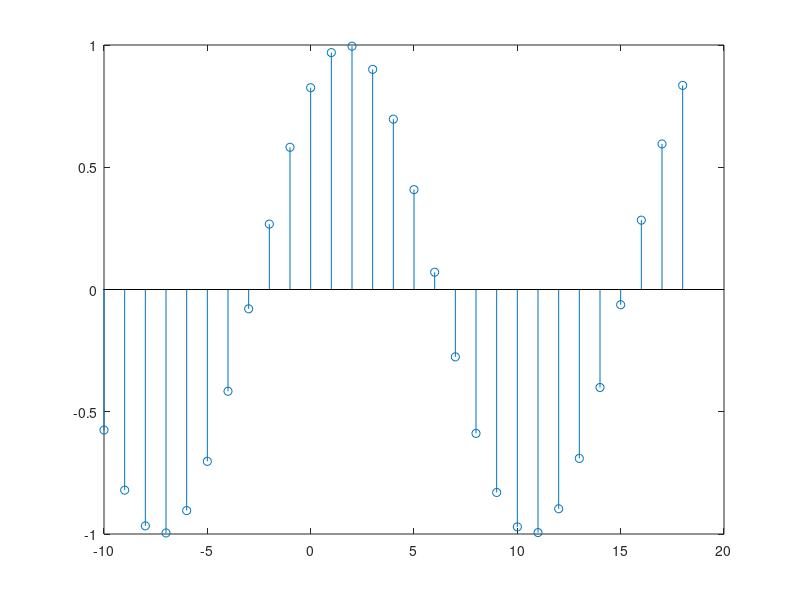

Here is the MATLAB script that generated this plot:
clear;
pkg load signal;

x = [-10:1:18];
figure(1);
stem(x, cos(.35*x - .6));
pause;
% print -depslatex -mono "-S800,600" "stem-plot.tex"
